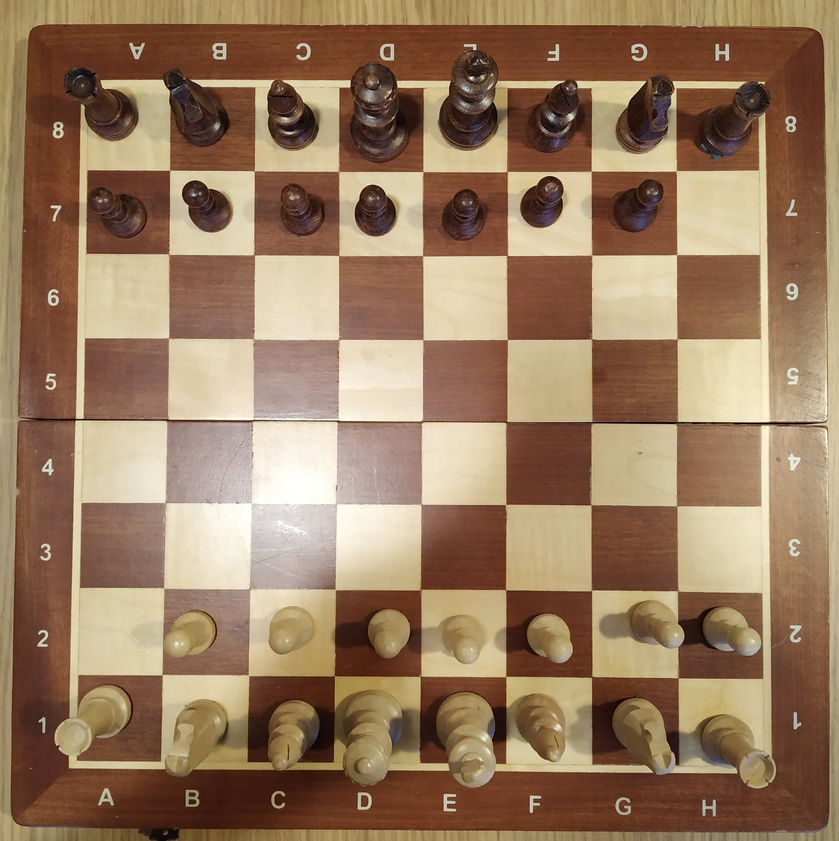
#> input picture Szachownica2.jpg, 839 x 841 px, shrunk from 2992 x 3000 before the run
$ python Test1.py
#> lines starting #> are read from the running program, lines starting #| are printed output that depends on the picture
import cv2
import numpy as np


imgo = cv2.imread("Szachownica2.jpg")
#> imgo is the input picture: shape (841, 839, 3); mean B, G, R 95.5, 122.9, 152.4

# imgo = cv2.resize(imgo, (256, 256))
height, width = imgo.shape[:2]
#> height = 841; width = 839

#Create a mask holder
mask = np.zeros(imgo.shape[:2],np.uint8)

#Grab Cut the object
bgdModel = np.zeros((1,65),np.float64)
fgdModel = np.zeros((1,65),np.float64)

#Hard Coding the Rect… The object must lie within this rect.
rect = (10,10,width-30,height-30)
#> rect = (10, 10, 809, 811)
cv2.grabCut(imgo,mask,rect,bgdModel,fgdModel,5,cv2.GC_INIT_WITH_RECT)
mask = np.where((mask==2)|(mask==0),0,1).astype("uint8")
img1 = imgo*mask[:,:,np.newaxis]
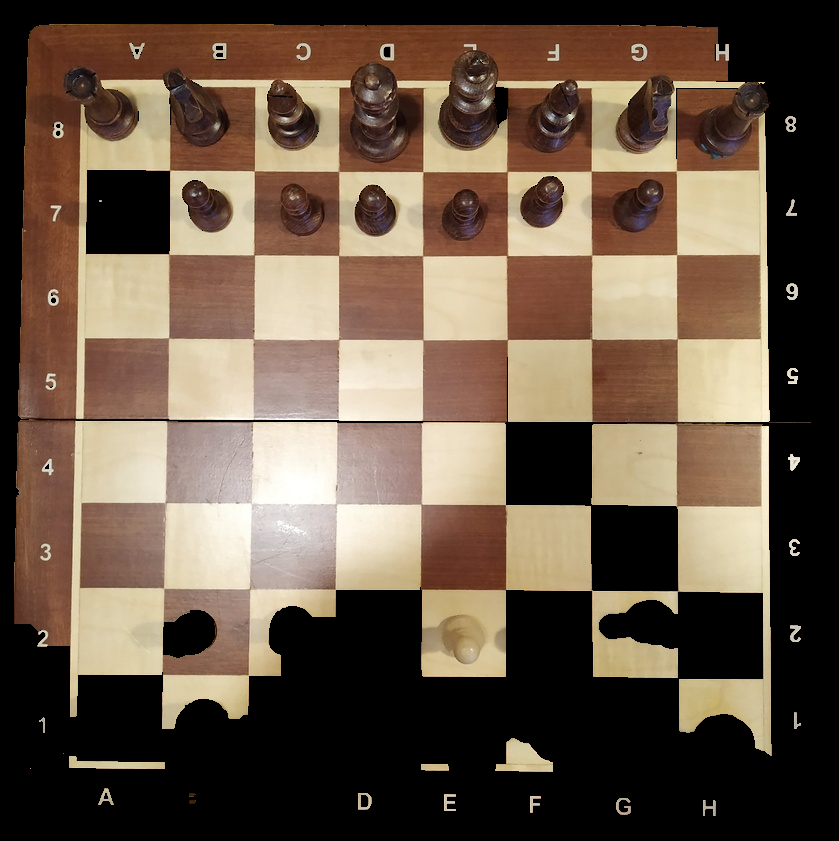
#> img1: shape (841, 839, 3); mean B, G, R 70.5, 86.7, 104.1

#Get the background
background = imgo - img1
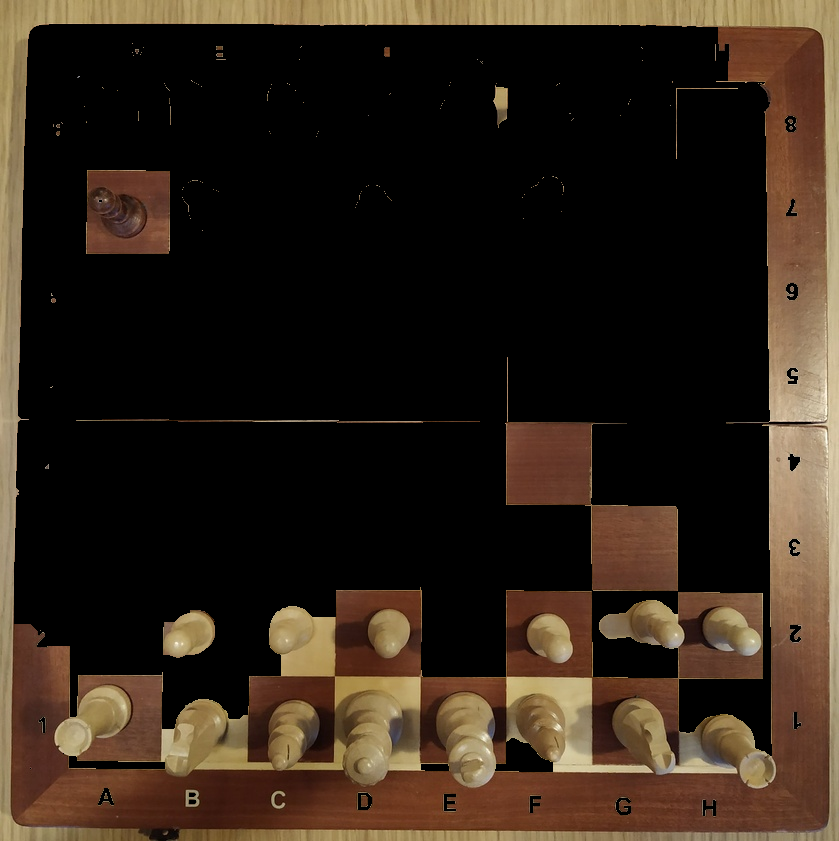
#> background: shape (841, 839, 3); mean B, G, R 25.1, 36.2, 48.3

#Change all pixels in the background that are not black to white
background[np.where((background > [0,0,0]).all(axis=2))] = [255,255,255]
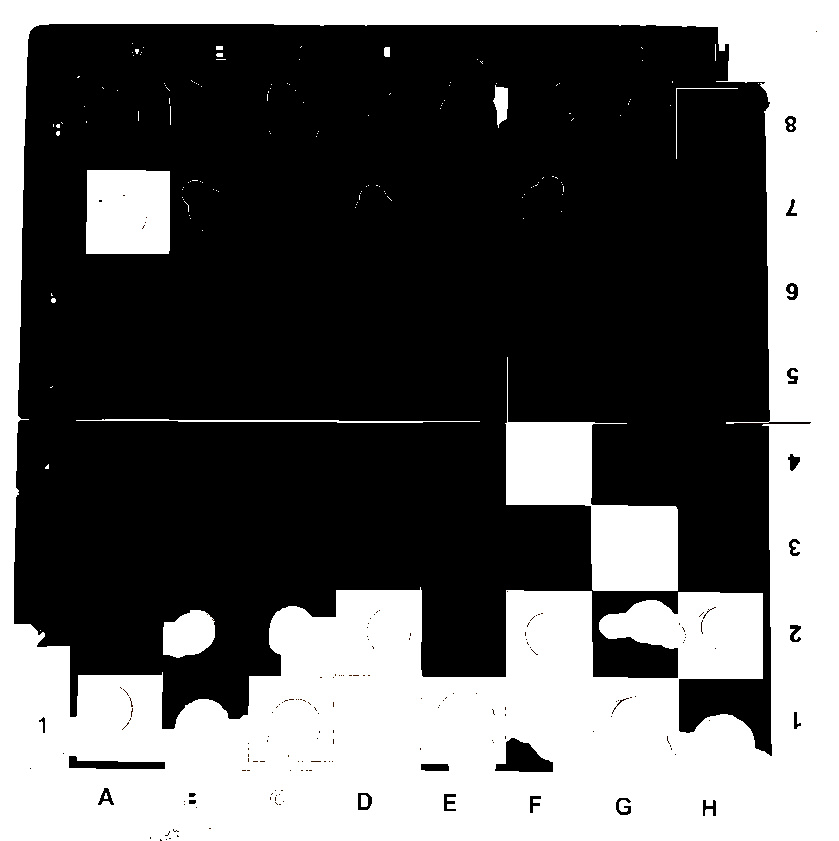
#> background: shape (841, 839, 3); mean B, G, R 95.6, 95.6, 95.7

#Add the background and the image
final = background + img1
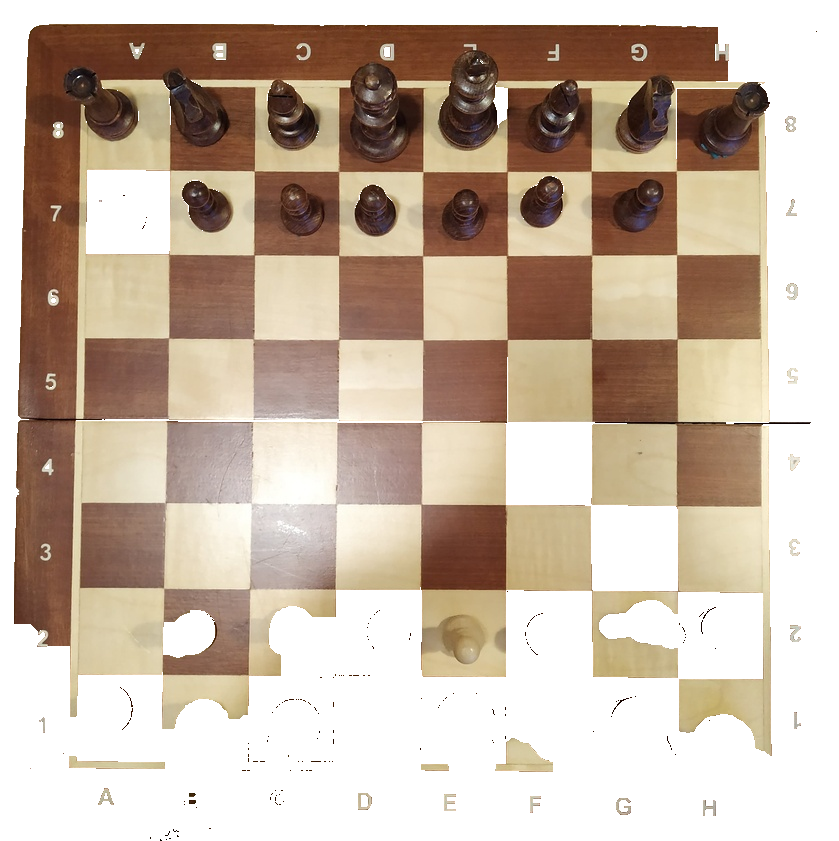
#> final: shape (841, 839, 3); mean B, G, R 166.1, 182.3, 199.8

#To be done – Smoothening the edges….


# cv2.imshow("image", final)
cv2.imwrite('nobackground.png',final)

$ run again, with Szachownica1.jpg copied over Szachownica2.jpg
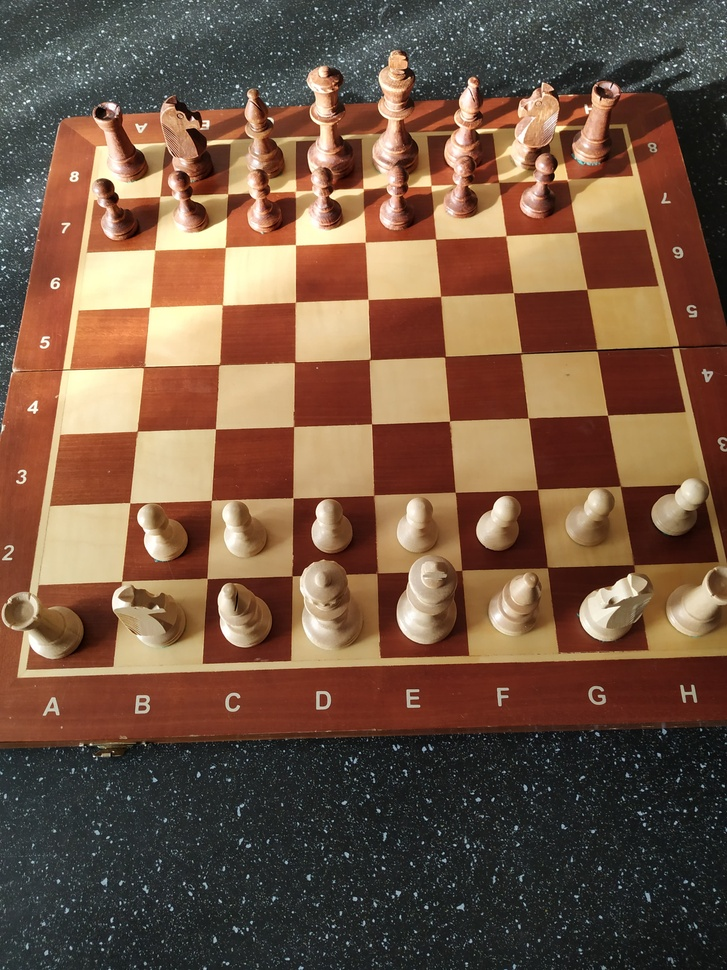
#> input picture Szachownica1.jpg, 727 x 970 px, shrunk from 3000 x 4000 before the run
#> imgo is the input picture: shape (970, 727, 3); mean B, G, R 67.1, 86.7, 115.7
#> `background[np.where((background > [0,0,0]).all(axis=2))] = [255,255,255]`:
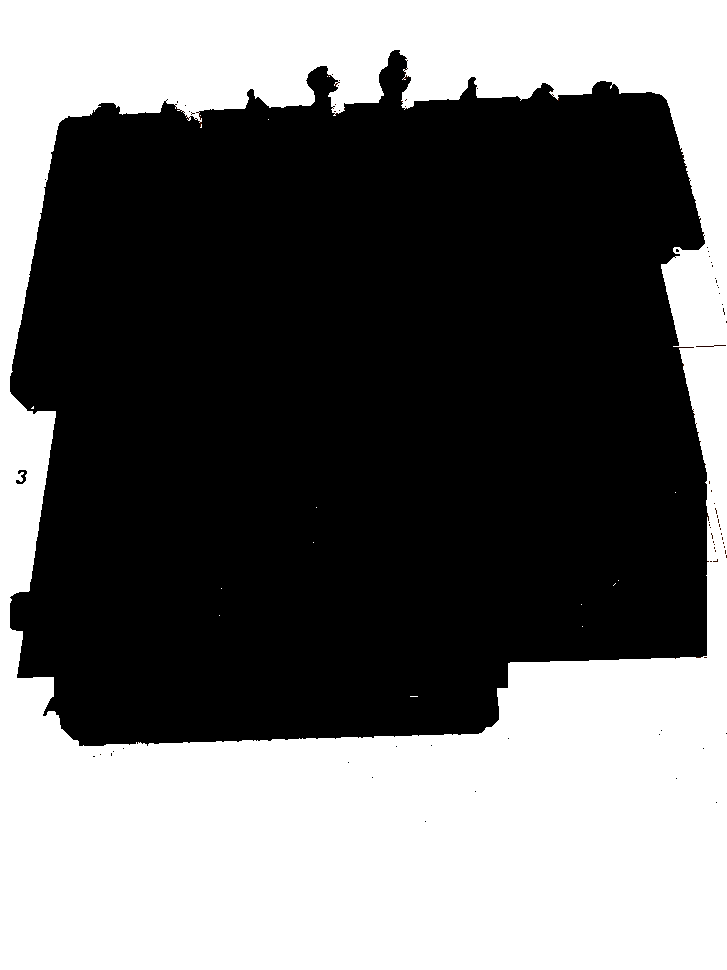
#> background: shape (970, 727, 3); mean B, G, R 108.6, 108.6, 108.6
#> `final = background + img1`:
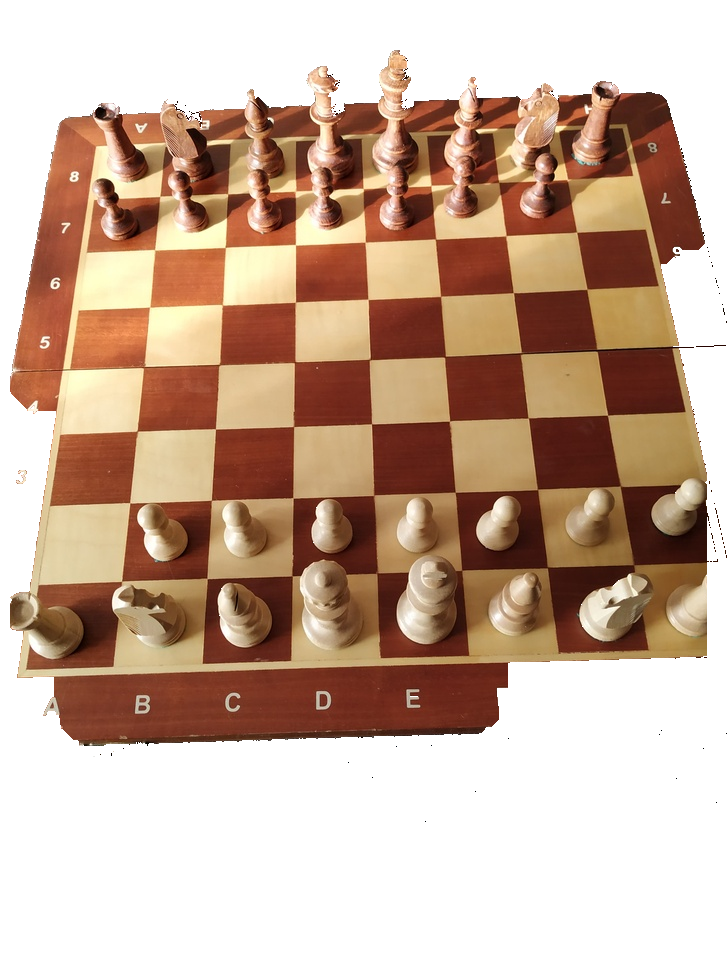
#> final: shape (970, 727, 3); mean B, G, R 154.1, 172.7, 200.4
